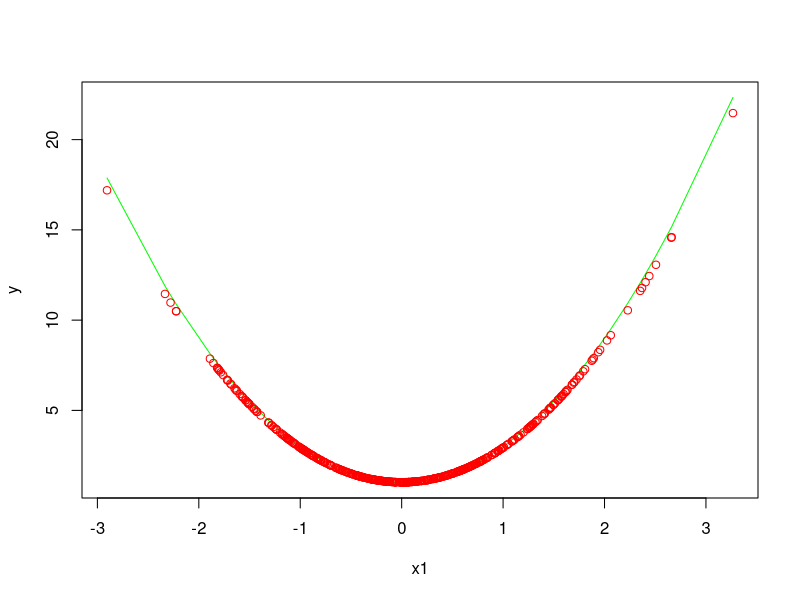
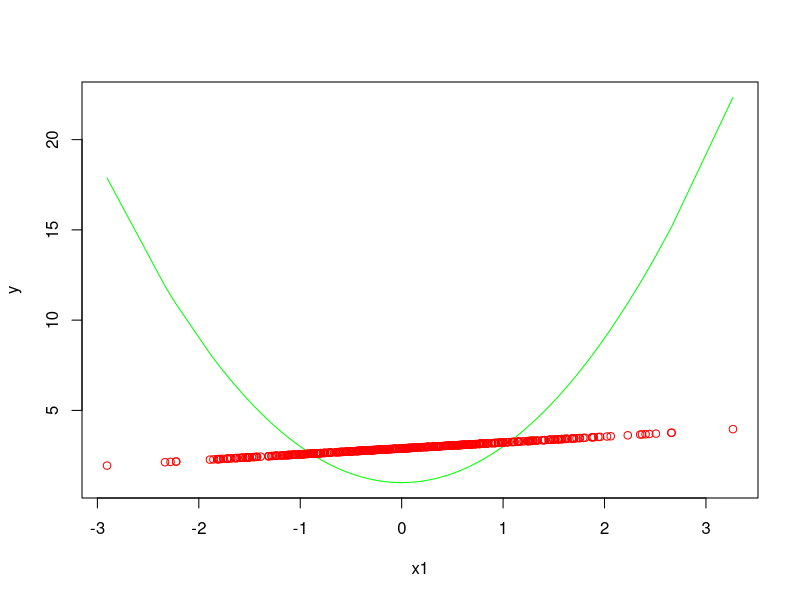
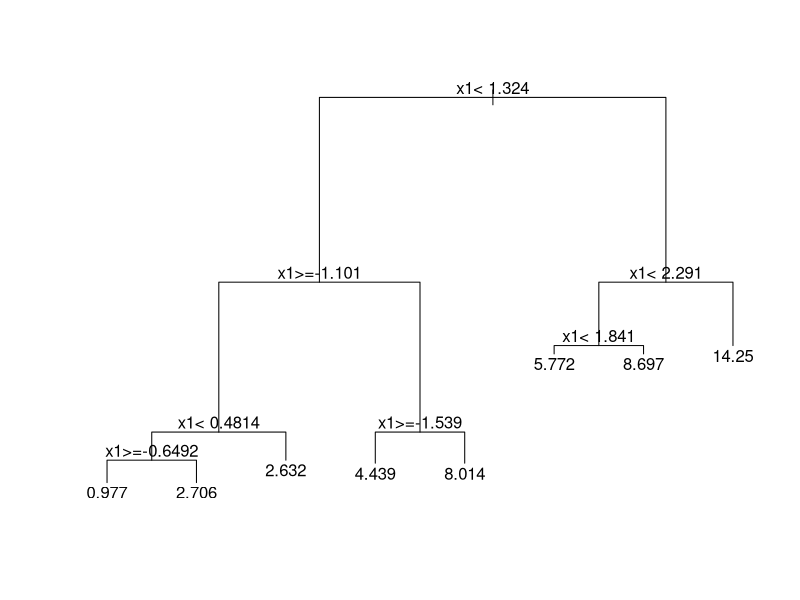
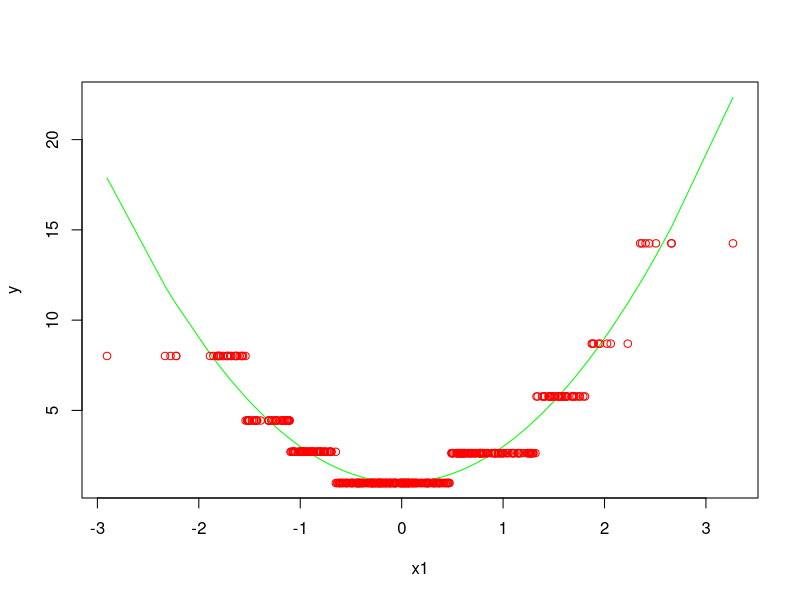
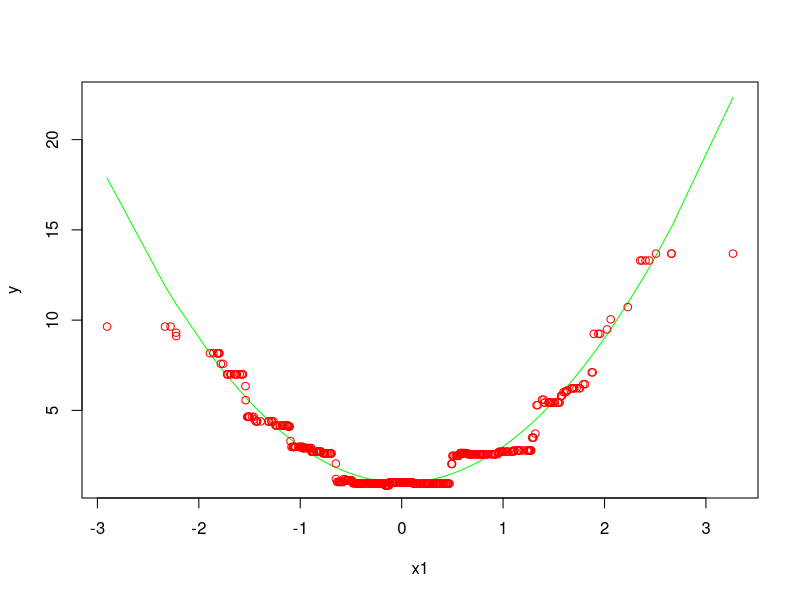

The R script that drew these images, in order:
#
# EPage 208
#
# Written by:
# -- 
# John L. Weatherwax                2009-04-21
# 
# email: wax@alum.mit.edu
# 
# Please send comments and especially bug reports to the
# above email address.
# 
#-----

#install.packages("ipred")
#install.packages("mlbench")

library(rpart)
library(ipred)

set.seed(0)

# Part (1):
#
x1 = rnorm(500)
x12 = x1^2
y = 1 + (2*x12) + (2*rnorm(500))

x1_sorted = sort(x1)
y_truth = 1 + 2*(x1_sorted^2)


# Part (2) (fit a linear model of y to x12):
#
linear_model = lm( y ~ x12 )
summary( linear_model )

p_DF = data.frame( x12=(x1_sorted^2) )
yhat = predict( linear_model, newdata=p_DF )

#postscript("../../WriteUp/Graphics/Chapter4/prob_1_f_X_from_x12.eps", onefile=FALSE, horizontal=FALSE)
plot( x1_sorted, y_truth, col="green", type="l", xlab="x1", ylab="y" )
lines( x1_sorted, yhat, type="p", col="red" )
#dev.off()


# Part (3) (fit a linear model of y to x1):
#
linear_model = lm( y ~ x1 )
summary( linear_model )

p_DF = data.frame( x1=x1_sorted )
yhat = predict( linear_model, newdata=p_DF )

#postscript("../../WriteUp/Graphics/Chapter4/prob_1_f_X_from_x1.eps", onefile=FALSE, horizontal=FALSE)
plot( x1_sorted, y_truth, col="green", type="l", xlab="x1", ylab="y" )
lines( x1_sorted, yhat, type="p", col="red" )
#dev.off()


# Part (4): Train a CART tree:
# 
tree = rpart( y ~ x1, method="anova" )

# View the CART tree:
# 
#postscript("../../WriteUp/Graphics/Chapter4/prob_1_tree_plot.eps", onefile=FALSE, horizontal=FALSE)
plot(tree)
text(tree,use.n=FALSE)
#dev.off()

# Lets get the CART predictions (in sample):
#
yhat_tree = predict( tree, data.frame( x1=x1_sorted ) )

#postscript("../../WriteUp/Graphics/Chapter4/prob_1_f_X_from_x1_CART.eps", onefile=FALSE, horizontal=FALSE)
plot( x1_sorted, y_truth, col="green", type="l", xlab="x1", ylab="y" )
lines( x1_sorted, yhat_tree, type="p", col="red" )
#dev.off()


# Part (5): Apply bagging to this problem: 
#

# NOTE: I don't know why this section of code does not work correctly ... seems like there maybe a bug in the implementation.
# If any one knows why this does not work please let me know 
#
if( FALSE ){ 
    training_DF = data.frame( x1=x1, y=y ) # a data frame with a scalar input (x1) and a response
    bag = bagging( y ~ ., data=training_DF, nbagg=25 )
    summary(bag) # Why does this output give Length for X of 500?  Shouldn't it be 1?

    # try to predict on some testing data: 
    test_DF = data.frame( x1=x1_sorted )
    yhat_bag = predict( bag, newdata=test_DF )

    # Why does the output to predict seem to be scrambled i.e. not in the order x1_sorted?
    plot( x1_sorted, y_truth, col="green", type="l", xlab="x1", ylab="y" )
    lines( x1_sorted, yhat_bag, type="p", col="red" )
}

# When I add a dummy variable (making this problem two dimensional) things seem to work as expected: 
#
training_DF = data.frame( x1=x1, x2=rep(1,length(x1)), y=y ) # Note that x2 is a dummy variable ... has no predictive power 
bag = bagging( y ~ ., data=training_DF, nbagg=25 ) # bag is of class regbagg (regression bagging)
summary(bag) # This gives Length for X of 2 ... which seems correct matches other experience.

# try to predict on some testing data: 
test_DF = data.frame( x1=x1_sorted, x2=rep(1,length(x1)) )
yhat_bag = predict( bag, newdata=test_DF )

# This output looks like its doing what one would expect 
#postscript("../../WriteUp/Graphics/Chapter4/prob_1_f_X_from_x1_CART_bagging.eps", onefile=FALSE, horizontal=FALSE)
plot( x1_sorted, y_truth, col="green", type="l", xlab="x1", ylab="y" )
lines( x1_sorted, yhat_bag, type="p", col="red" )
#dev.off()

